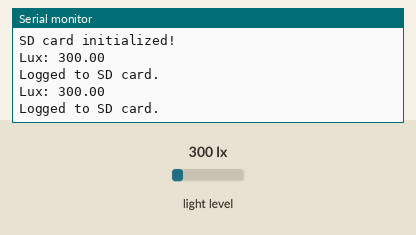
Recording of a sketch running on a simulated Arduino Uno, built with avr-gcc and run on an emulated ATmega328P. Parts: the last lines printed to the serial monitor. Inputs (shaded band) come from the test bench; at power-on: light level 300 lx. Storage starts empty.

Above: at 1.8 s.
1.9 s: light level set to 40 lx
At 2.9 s:
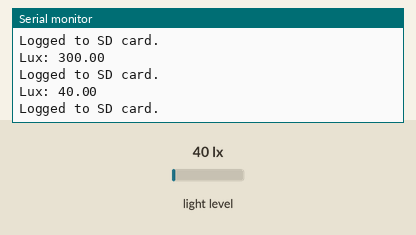
3.4 s: light level set to 500 lx
At 4.9 s:
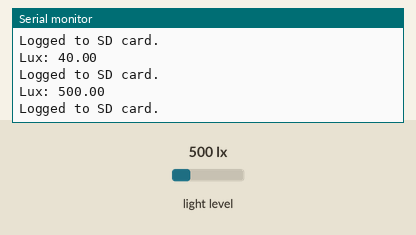
Timing chart, 0 to 6.4 s (numbered marks = the images above; inputs shaded):
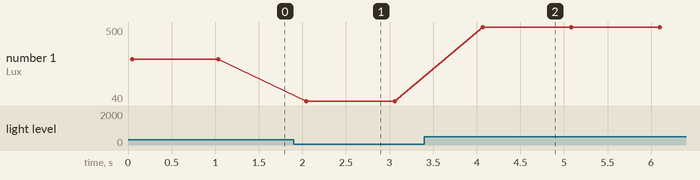

Measured:
- after the input at 1.9 s, the serial monitor: prints a new line after 0.15 s (image 1)
- after the input at 3.4 s, the serial monitor: prints a new line after 0.67 s (image 2)
- plotted number 1: 300 → 40 after the input at 1.9 s, 40 → 500 after the input at 3.4 s

The sketch:

Lux_Meter.ino
```cpp
#include <Wire.h>
#include <Adafruit_VEML7700.h>
#include <SD.h>

#define CS_PIN 10  // Chip Select pin for the SD card module

Adafruit_VEML7700 veml = Adafruit_VEML7700();

void setup() {
  Serial.begin(9600);
  Wire.begin();

  // Initialize the VEML7700 sensor
  if (!veml.begin()) {
    Serial.println("VEML7700 not found!");
    while (1);
  }
  Serial.println("VEML7700 initialized!");

  // Initialize the SD card
  if (!SD.begin(CS_PIN)) {
    Serial.println("SD card initialization failed!");
    while (1);
  }
  Serial.println("SD card initialized!");
}

void loop() {
  // Read lux value
  float lux = veml.readLux();
  Serial.print("Lux: ");
  Serial.println(lux);

  // Log to SD card
  File logFile = SD.open("lux_log.txt", FILE_WRITE);
  if (logFile) {
    logFile.print("Lux: ");
    logFile.println(lux);
    logFile.close();
    Serial.println("Logged to SD card.");
  } else {
    Serial.println("Error opening log file.");
  }

  delay(1000);  // Log every second
}
```
